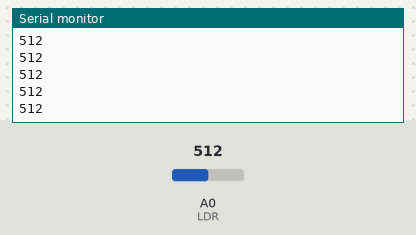
Recording of a sketch running on a simulated Arduino Uno, built with avr-gcc and run on an emulated ATmega328P. On the bench: the last lines printed to the serial monitor. Inputs (shaded band) come from the test bench; at power-on: A0 (LDR) = 512.

Above: at 1.2 s.
1.3 s: A0 (LDR) set to 716
At 1.9 s:
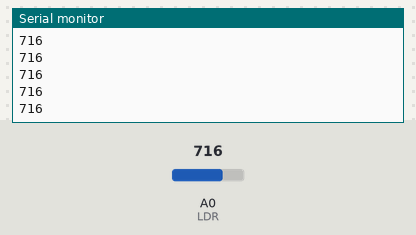
2.8 s: A0 (LDR) set to 900
At 3.4 s:
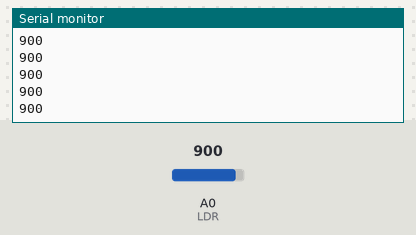
Timing chart, 0 to 5.8 s (numbered marks = the images above; inputs shaded):
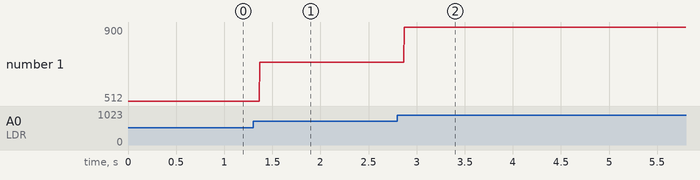

Measured:
- after the input at 1.3 s, the serial monitor: prints a new line after 0.07 s (image 1)
- after the input at 2.8 s, the serial monitor: prints a new line after 0.07 s (image 2)
- plotted number 1: 512 → 716 after the input at 1.3 s, 716 → 900 after the input at 2.8 s

The sketch:

node.ino
```cpp
//code by Akash Das
void setup() {
  // put your setup code here, to run once:
  Serial.begin(9600);

}

void loop() {
  // put your main code here, to run repeatedly:
  int lt=analogRead(A0);//reading analog values from LDR

  Serial.println(lt);//for printing in serial monitor


}
```
